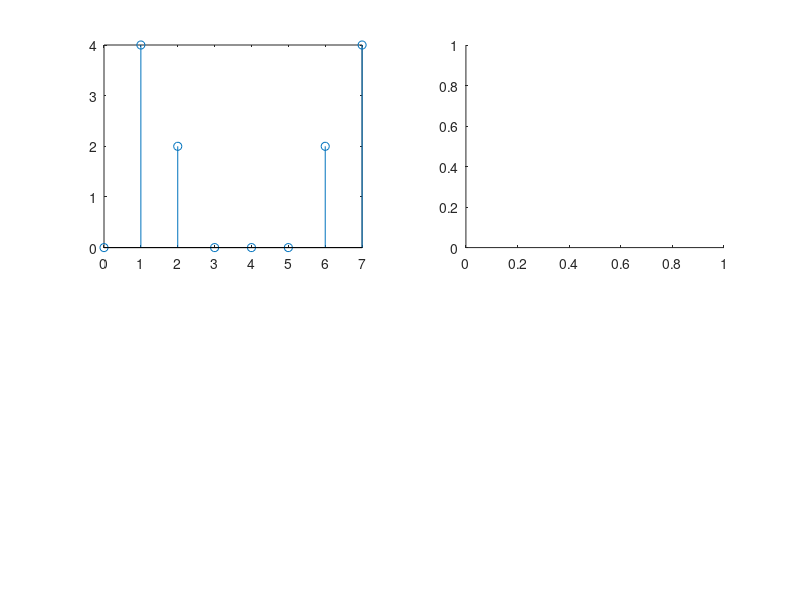

Recreate this plot in MATLAB. (Note: this script raises an error after producing the figure.)
clear all; clc; close all;


%{
http://blog.naver.com/PostView.nhn?blogId=horgan&logNo=40011894016

Matlab을 이용한 FFT의 올바른 이해  Matlab ( 매트랩 )   
2005. 4. 5. 20:33
복사http://blog.naver.com/horgan/40011894016
번역하기
첨부파일 (2)

공학에서 FFT만큼 많이 나오는 용어도 흔치 않으리라 보입니다. 왜냐하면 공학에서 현상을 해석할 때에는 시간에 대한 해석 뿐만이 아니라 주파수에 대한 해석도 병행하기 때문입니다.(근래에는 두가지 영역을 동시에 해석하려는 시도도 나오고 있습니다.) 그런데 대다수의 사람들이 FFT를 많이들 어려워합니다. 본 강의는 FFT의 특성을 Matlab™ 을 통해 그래픽적으로 분석함으로서 정확한 FFT의 이해를 목적으로 합니다.먼저 강의를 진행하기 전에 일러둘 것이 있습니다. 강의에서 다룰 것은 실제적으로는 DFT(Discrete Fourier Transform)라는 것입니다.DFT는 FFT와 여러모로 유사하지만 다른 점이 있다면 FFT는 속도개선 차원의 알고리즘이 더 들어가 있다고 보시면 됩니다. FFT의 속도 향상에 관심이 있으신 분들은 다음 책과 사이트에서 도움을 받으실 수 있을 것입니다.
[출처] Matlab을 이용한 FFT의 올바른 이해|작성자 일편단심


%}

N=8;
fs=8000;
ts=1/fs;
for n=1:1:N
    x(n)=sin(2*pi*1000*(n-1)*ts)+0.5*sin(2*pi*2000*(n-1)*ts+3*pi/4);
end
for m=1:1:N
    temp=0;
    X=0;
    for n=1:1:N
        X=x(n)*(cos(2*pi*(n-1)*(m-1)/N)-j*sin(2*pi*(n-1)*(m-1)/N));
        X=X+temp;
        temp=X;
    end
    XX(m)=X;
end
m=0:1:N-1;
subplot(2,2,1)
stem(m,abs(XX));
subplot(2,2,2)
stem(m,phase(XX)*180/pi);




%Matlab Internal function(fft)
%figure


N=8;
%N=16;
%N=32;

fs=8000;
ts=1/fs;
for n=1:1:N
    x(n)=sin(2*pi*1000*(n-1)*ts)+0.5*sin(2*pi*2000*(n-1)*ts+3*pi/4);
end
XX=fft(x);    %% or, XX=fft(x,N);
m=0:1:N-1;
subplot(2,2,3)
stem(m,abs(XX));
subplot(2,2,4)
stem(m,phase(XX)*180/pi);


figure
Y=XX;
L=N;
Fs=fs;

P2 = abs(Y/L);
P1 = P2(1:L/2+1);
P1(2:end-1) = 2*P1(2:end-1);
f = Fs*(0:(L/2))/L;
subplot(2,2,1)
stem(f,P1) 
title('Single-Sided Amplitude Spectrum of X(t)')
xlabel('f (Hz)')
ylabel('|P1(f)|')

subplot(2,2,2)
stem(f,phase(P1)*180/pi);

subplot(2,2,3)

fs = 100;
t = 0:1/fs:1-1/fs;
x = cos(2*pi*15*t - pi/4) - sin(2*pi*40*t);

y = fft(x);
z = fftshift(y);

ly = length(y);
f = (-ly/2:ly/2-1)/ly*fs;

stem(f,abs(z))
xlabel 'Frequency (Hz)'
ylabel '|y|'
grid

subplot(2,2,4)
tol = 1e-6;
z(abs(z) < tol) = 0;

theta = angle(z);

stem(f,theta/pi)
xlabel 'Frequency (Hz)'
ylabel 'Phase / \pi'
grid